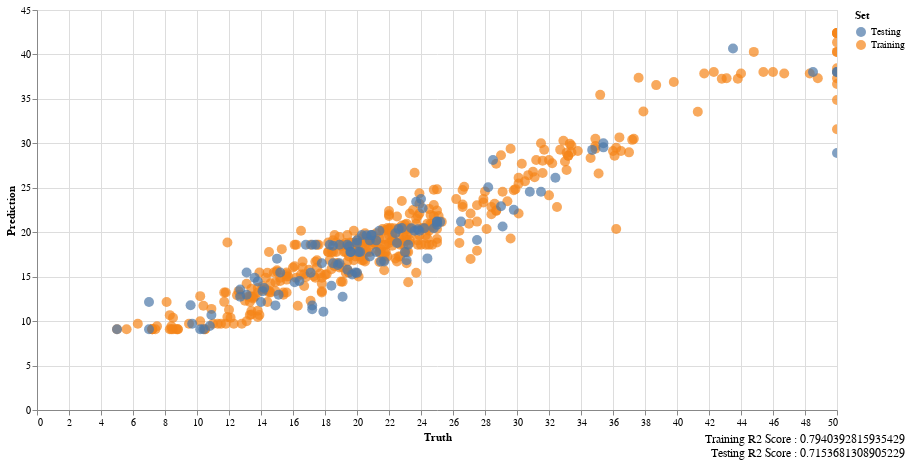

The notebook cell saved with this chart:
### Markdown cell above
# Plotting Truth versus Prediction for Training and Testing Set

### Code cell
results=pd.concat([pd.DataFrame({"Truth":y_train,"Prediction":xgb_reg.predict(X_train),"Set":["Training"]*len(y_train)}),
          pd.DataFrame({"Truth":y_test,"Prediction":xgb_reg.predict(X_test),"Set":["Testing"]*len(y_test)})])
alt.Chart(results).mark_circle(size=100).encode(x='Truth',
                                                y='Prediction',
                                                color='Set',
                                                tooltip=['Truth', 'Prediction', 'Set']).properties(width=800,
                                                                                                   height=400,
                                                                                                   title=alt.TitleParams(['Training R2 Score : {0}'.format(r2_score(y_train,xgb_reg.predict(X_train))),
                                                                                                                          'Testing R2 Score : {0}'.format(r2_score(y_test,xgb_reg.predict(X_test)))],
                                                                                                                         baseline='bottom',
                                                                                                                         orient='bottom',
                                                                                                                         anchor='end',
                                                                                                                         fontWeight='normal',
                                                                                                                         fontSize=12)).interactive()

### Figure 1 — Vega-Lite specification as saved in the notebook (floating-point values rounded to 4 significant figures; data arrays with more than 128 entries replaced by an {"elided": "..."} marker saying what was removed)
{"config": {"view": {"continuousWidth": 400, "continuousHeight": 300}}, "data": {"name": "data-c6381392820cecbee152973397de2541"}, "mark": {"type": "circle", "size": 100}, "encoding": {"color": {"field": "Set", "type": "nominal"}, "tooltip": [{"field": "Truth", "type": "quantitative"}, {"field": "Prediction", "type": "quantitative"}, {"field": "Set", "type": "nominal"}], "x": {"field": "Truth", "type": "quantitative"}, "y": {"field": "Prediction", "type": "quantitative"}}, "height": 400, "selection": {"selector001": {"type": "interval", "bind": "scales", "encodings": ["x", "y"]}}, "title": {"text": ["Training R2 Score : 0.7940392815935429", "Testing R2 Score : 0.7153681308905229"], "anchor": "end", "baseline": "bottom", "fontSize": 12, "fontWeight": "normal", "orient": "bottom"}, "width": 800, "$schema": "https://vega.github.io/schema/vega-lite/v4.17.0.json", "datasets": {"data-c6381392820cecbee152973397de2541": {"elided": "506 records"}}}
